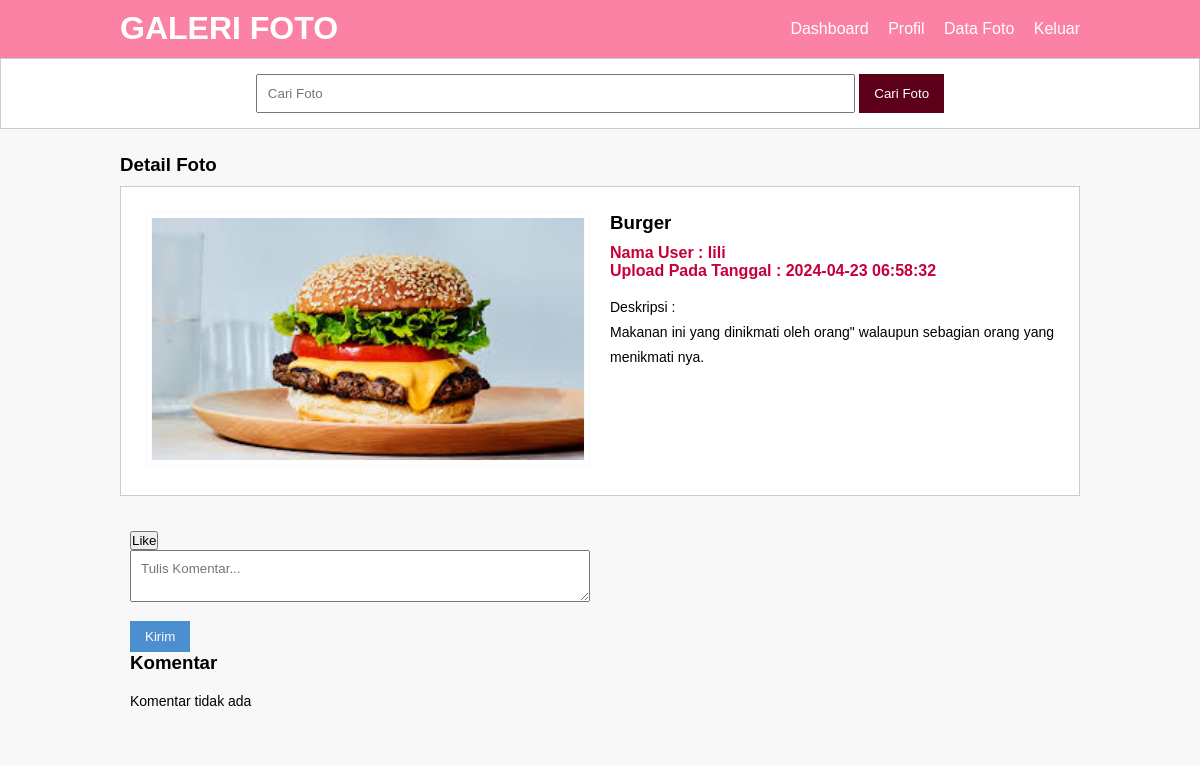
The app's page /detail-image-dashboard.php?id=35 (signed in) with its own data.
### tables this page shows
CREATE TABLE `tb_image` (
  `image_id` int(11) NOT NULL,
  `category_id` int(11) NOT NULL,
  `category_name` varchar(100) NOT NULL,
  `admin_id` int(11) NOT NULL,
  `admin_name` varchar(100) NOT NULL,
  `image_name` varchar(100) NOT NULL,
  `image_description` text NOT NULL,
  `image` varchar(100) NOT NULL,
  `image_status` tinyint(1) NOT NULL,
  `date_created` timestamp NOT NULL DEFAULT current_timestamp() ON UPDATE current_timestamp()
);

### detail-image-dashboard.php (the view, shortened to what this page needs)
<?php
include 'db.php';
$produk = mysqli_query($conn, "SELECT * FROM tb_image WHERE image_id = '".$_GET['id']."' ");
$p = mysqli_fetch_object($produk);
?>
<!DOCTYPE html>
<html lang="en">
<head>
<link rel="stylesheet" type="text/css" href="css/style.css">
</head>
<body>
<header>
    <div class="container">
        <h1><a href="dashboard.php">GALERI FOTO</a></h1>
        <ul>
            <li><a href="dashboard.php">Dashboard</a></li>
            <li><a href="profil.php">Profil</a></li>
            <li><a href="data-image.php">Data Foto</a></li>
            <li><a href="Keluar.php">Keluar</a></li>
        </ul>
    </div>
</header>
<div class="search">
    <div class="container">
        <form action="galeri-dash.php">
            <input type="text" name="search" placeholder="Cari Foto" value="<?= $_GET['search'] ?? '' ?>" />
            <input type="submit" name="cari" value="Cari Foto" />
        </form>
    </div>
</div>
<div class="section">
    <div class="container">
        <h3>Detail Foto</h3>
        <div class="box">
            <div class="col-2">
                <img src="foto/<?php echo htmlspecialchars($p->image) ?>" width="100%" />
            </div>
            <div class="col-2">
                <h3><?php echo htmlspecialchars($p->image_name) ?></h3>
                <h4>Nama User : <?php echo htmlspecialchars($p->admin_name) ?><br />
                Upload Pada Tanggal : <?php echo htmlspecialchars($p->date_created) ?></h4>
                <p>Deskripsi :<br />
                    <?php echo htmlspecialchars($p->image_description) ?>
                </p>
            </div>
        </div>
        <div class="col-2">
            <form method="POST" action="">
                <?php
                $qt = mysqli_query($conn, "SELECT SUM(suka) FROM tb_like WHERE image_id = '".$_GET['id']."'");
                if(mysqli_num_rows($qt) > 0){
                    while($q = mysqli_fetch_array($qt)){
                ?>
                    <button type="submit" name="suka" class="like">Like <?php echo $q['SUM(suka)'] ?> </button><br />
                <?php
                    }
                } else {
                ?>
                    <p>Tidak ada like</p>
                <?php } ?>
            </form>
            <form action="" method="POST">
                <textarea name="komentar" class="input-control" maxlength="80" placeholder="Tulis Komentar..." required></textarea>
                <input type="submit" name="submit" value="Kirim" class="btn">
            </form>
            <div class="">
                <h3>Komentar</h3>
                <div class="">
                    <?php
                    $up = mysqli_query($conn, "SELECT * FROM komentar_foto WHERE image_id = '".$_GET['id']."' ORDER BY tanggal_komentar DESC ");
                    if(mysqli_num_rows($up) > 0){
                        while($u = mysqli_fetch_array($up)){
                    ?>
                            <div class="input">
                                <h4><?php echo htmlspecialchars($u['admin_name']) ?><br /></h4>
                                <h5><?php echo htmlspecialchars($u['isi_komentar']) ?><br /></h5>
                                <h6><?php echo htmlspecialchars($u['tanggal_komentar']) ?></h6>
                            </div>
                    <?php
                        }
                    } else {
                    ?>
                        <p>Komentar tidak ada</p>
                    <?php } ?>
                </div>
            </div>
        </div>
    </div>
</div>
</body>
</html>

### css/style.css (style rules this page uses)
* { padding:0; margin:0; font-family:'Quicksand', sans-serif; }
body { background-color:#f8f8f8; }
a { color: inherit; text-decoration:none; }
.input-control { width:100%; padding:10px; margin-bottom:15px; box-sizing:border-box; }
.btn { padding:8px 15px; background-color: #4c8fce; color: #fff; border:none; cursor: pointer; }
header { background-color: #fc82a5; color: #fff; }
header h1 { float:left; padding:10px 0; }
header ul { float:right; }
header ul li { display:inline-block; }
header ul li a { padding:20px 0 20px 15px; display: inline-block; }
.container { width: 80%; margin: 0 auto; }
.container:after { content:''; display: block; clear:both; }
.section { padding:25px 0; }
.box { background-color: #fff; border:1px solid #ccc; padding:15px; box-sizing: border-box; margin:10px 0 25px 0; }
.box:after { content: ''; display: block; clear: both; }
.search { padding:15px 0; background-color: #fff; border:1px solid #ccc; text-align: center; }
.search input[type=text] { width: 60%; padding:10px; }
.search input[type=submit] { padding:12px 15px; background-color: #5c001a; color: #fff; border:none; cursor:pointer; }
.col-2 { width: 50%; min-height: 200px; padding:10px; box-sizing: border-box; float: left; }
.col-2 img { border:1px solid #f9f9f9; padding:5px; box-sizing: border-box; }
.col-2 h3 { margin-bottom: 10px; }
.col-2 h4 { color: #C70039; }
.col-2 p { margin:15px 0; text-align: justify; line-height: 25px; font-size: 14px; }

### records on screen
tb_image: image (picture), image_name "Burger", admin_name "lili", date_created "2024-04-23 06:58:32", image_description "Makanan ini yang dinikmati oleh orang\" walaupun sebagian orang yang menikmati nya."
